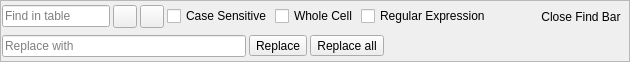
    <widget class="QFrame" name="frameFind">
     <property name="maximumSize">
      <size>
       <width>16777215</width>
       <height>62</height>
      </size>
     </property>
     <property name="frameShape">
      <enum>QFrame::StyledPanel</enum>
     </property>
     <property name="frameShadow">
      <enum>QFrame::Raised</enum>
     </property>
     <layout class="QVBoxLayout">
      <property name="spacing">
       <number>1</number>
      </property>
      <property name="leftMargin">
       <number>1</number>
      </property>
      <property name="topMargin">
       <number>1</number>
      </property>
      <property name="rightMargin">
       <number>1</number>
      </property>
      <property name="bottomMargin">
       <number>1</number>
      </property>
      <item>
       <widget class="QWidget" name="widgetFind" native="true">
        <layout class="QHBoxLayout" name="layoutFind">
         <property name="spacing">
          <number>3</number>
         </property>
         <property name="leftMargin">
          <number>0</number>
         </property>
         <property name="topMargin">
          <number>0</number>
         </property>
         <property name="rightMargin">
          <number>0</number>
         </property>
         <property name="bottomMargin">
          <number>0</number>
         </property>
         <item>
          <widget class="QLineEdit" name="editFindExpression">
           <property name="contextMenuPolicy">
            <enum>Qt::DefaultContextMenu</enum>
           </property>
           <property name="whatsThis">
            <string>Text pattern to find considering the checks in this frame</string>
           </property>
           <property name="placeholderText">
            <string>Find in table</string>
           </property>
           <property name="clearButtonEnabled">
            <bool>true</bool>
           </property>
          </widget>
         </item>
         <item>
          <widget class="QToolButton" name="buttonFindPrevious">
           <property name="toolTip">
            <string>Find previous match [Shift+F3]</string>
           </property>
           <property name="whatsThis">
            <string>Find previous match with mapping</string>
           </property>
           <property name="icon">
            <iconset resource="icons/icons.qrc">
             <normaloff>:/icons/up</normaloff>:/icons/up</iconset>
           </property>
           <property name="shortcut">
            <string>Shift+F3</string>
           </property>
          </widget>
         </item>
         <item>
          <widget class="QToolButton" name="buttonFindNext">
           <property name="toolTip">
            <string>Find next match [Enter, F3]</string>
           </property>
           <property name="whatsThis">
            <string>Find next match with wrapping</string>
           </property>
           <property name="icon">
            <iconset resource="icons/icons.qrc">
             <normaloff>:/icons/down</normaloff>:/icons/down</iconset>
           </property>
           <property name="shortcut">
            <string>F3</string>
           </property>
          </widget>
         </item>
         <item>
          <widget class="QCheckBox" name="checkFindCaseSensitive">
           <property name="whatsThis">
            <string>The found pattern must match in letter case</string>
           </property>
           <property name="text">
            <string>Case Sensitive</string>
           </property>
          </widget>
         </item>
         <item>
          <widget class="QCheckBox" name="checkFindWholeCell">
           <property name="whatsThis">
            <string>The found pattern must be a whole word</string>
           </property>
           <property name="text">
            <string>Whole Cell</string>
           </property>
          </widget>
         </item>
         <item>
          <widget class="QCheckBox" name="checkFindRegEx">
           <property name="toolTip">
            <string>Interpret search pattern as a regular expression</string>
           </property>
           <property name="whatsThis">
            <string>&lt;html&gt;&lt;head/&gt;&lt;body&gt;&lt;p&gt;When checked, the pattern to find is interpreted as a UNIX regular expression. See &lt;a href=&quot;https://en.wikibooks.org/wiki/Regular_Expressions&quot;&gt;Regular Expression in Wikibooks&lt;/a&gt;.&lt;/p&gt;&lt;/body&gt;&lt;/html&gt;</string>
           </property>
           <property name="text">
            <string>Regular Expression</string>
           </property>
          </widget>
         </item>
         <item>
          <spacer name="horizontalSpacer_1">
           <property name="orientation">
            <enum>Qt::Horizontal</enum>
           </property>
           <property name="sizeHint" stdset="0">
            <size>
             <width>40</width>
             <height>20</height>
            </size>
           </property>
          </spacer>
         </item>
         <item>
          <widget class="QToolButton" name="buttonFindClose">
           <property name="toolTip">
            <string>Close Find Bar</string>
           </property>
           <property name="text">
            <string>Close Find Bar</string>
           </property>
           <property name="icon">
            <iconset resource="icons/icons.qrc">
             <normaloff>:/icons/close</normaloff>:/icons/close</iconset>
           </property>
           <property name="autoRaise">
            <bool>true</bool>
           </property>
          </widget>
         </item>
        </layout>
       </widget>
      </item>
      <item>
       <widget class="QWidget" name="widgetReplace" native="true">
        <layout class="QHBoxLayout" name="layoutReplace">
         <property name="spacing">
          <number>3</number>
         </property>
         <property name="leftMargin">
          <number>0</number>
         </property>
         <property name="topMargin">
          <number>0</number>
         </property>
         <property name="rightMargin">
          <number>0</number>
         </property>
         <property name="bottomMargin">
          <number>0</number>
         </property>
         <item>
          <widget class="QLineEdit" name="editReplaceExpression">
           <property name="contextMenuPolicy">
            <enum>Qt::DefaultContextMenu</enum>
           </property>
           <property name="whatsThis">
            <string>Text to replace with</string>
           </property>
           <property name="placeholderText">
            <string>Replace with</string>
           </property>
           <property name="clearButtonEnabled">
            <bool>true</bool>
           </property>
          </widget>
         </item>
         <item>
          <widget class="QToolButton" name="buttonReplaceNext">
           <property name="toolTip">
            <string>Replace next match</string>
           </property>
           <property name="text">
            <string>Replace</string>
           </property>
          </widget>
         </item>
         <item>
          <widget class="QToolButton" name="buttonReplaceAll">
           <property name="toolTip">
            <string>Replace all matches</string>
           </property>
           <property name="text">
            <string>Replace all</string>
           </property>
          </widget>
         </item>
         <item>
          <spacer name="horizontalSpacer_3">
           <property name="orientation">
            <enum>Qt::Horizontal</enum>
           </property>
           <property name="sizeHint" stdset="0">
            <size>
             <width>40</width>
             <height>20</height>
            </size>
           </property>
          </spacer>
         </item>
        </layout>
       </widget>
      </item>
     </layout>
    </widget>
